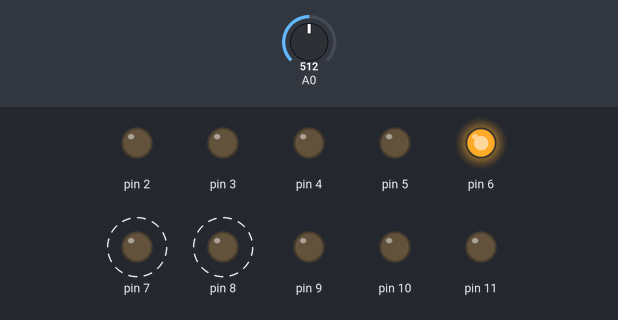
This sketch was run on a simulated Arduino Uno, built with avr-gcc and run on an emulated ATmega328P. Shown: output pins drawn as LEDs (lit = HIGH). Dashed ring = blinking. Inputs (shaded band) come from the test bench; at power-on: A0 = 512.

Above: at 1.2 s.
1.3 s: A0 set to 494
At 4.13 s:
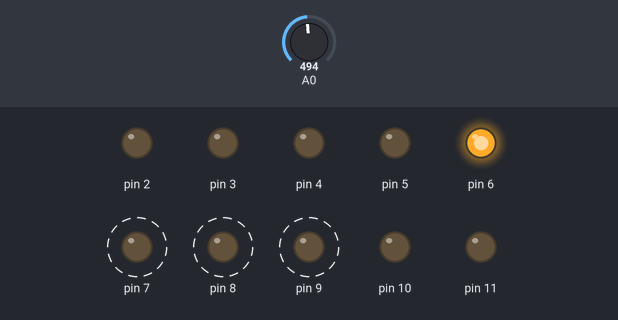
4.3 s: A0 set to 0
At 5.5 s:
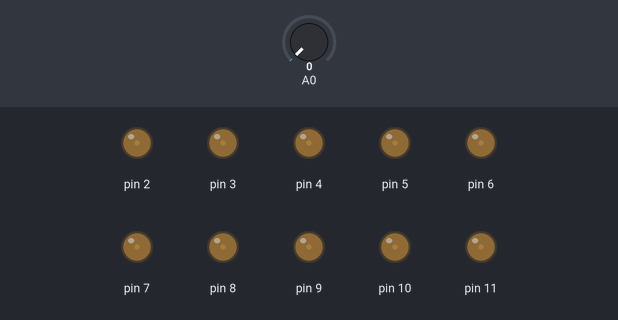
6.0 s: A0 set to 122
At 6.7 s:
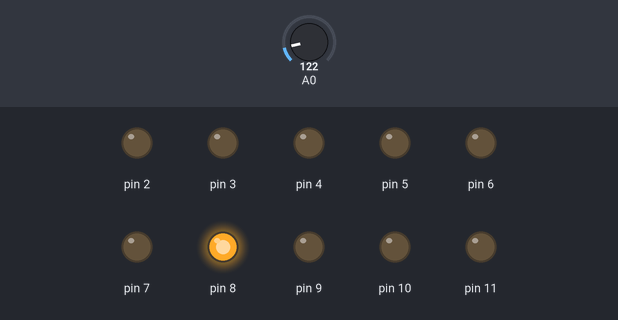
9.0 s: A0 set to 716
At 9.23 s:
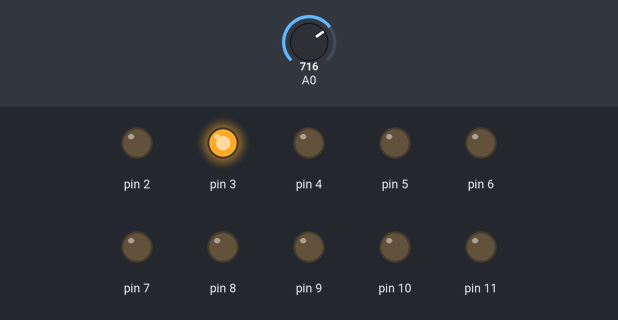
12.0 s: A0 set to 762
15.0 s: A0 set to 790
Timing chart, 0 to 19.0 s (numbered marks = the images above; inputs shaded):
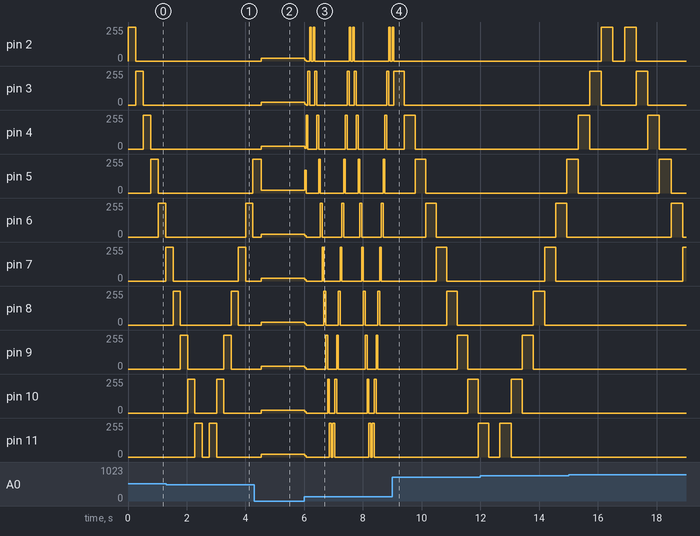

The sketch:

led_bien_tro.ino
```cpp
void setup() {
  Serial.begin(9600);
  // put your setup code here, to run once:
  for (int i=2; i<=11; i++)
  {
    pinMode(i, OUTPUT);
  }
}

void loop() {
  // cau 5
  traiSangPhaiBienTro();
}

void traiSangPhai() {
  for (int i = 2; i <=11; i++) {
    if (i > 2)
      digitalWrite(i - 1, LOW);

    digitalWrite(i, HIGH);
    delay(500);
    if (i == 11)
      digitalWrite(11, LOW);
  }

  delay(300);

  for (int i = 11; i >=2; i--) {
    if (i < 11)
      digitalWrite(i + 1, LOW);

    digitalWrite(i, HIGH);
    delay(500);
    if (i == 2)
      digitalWrite(2, LOW);
  }

  delay(300);
}

void haiBenVaoTrong() {
    int j = 9;
    for (int i = 2; i <= 6; i++) {
      if (i > 2) {
        digitalWrite((i - 1), LOW);
        digitalWrite((i + j + 1), LOW);
      }

      digitalWrite(i, HIGH);
      digitalWrite((i + j), HIGH);
      delay(500);
      if (i == 6) {
        digitalWrite(i, LOW);
        digitalWrite((i + j), LOW);
      }
      j -= 2;
    }

    delay(400);
    int k = 1;

    for (int i = 6; i >=2 ; i--) {
      if (i < 6) {
        digitalWrite((i + 1), LOW);
        digitalWrite((i + k - 1), LOW);
      }

      digitalWrite(i, HIGH);
      digitalWrite((i + k), HIGH);
      delay(500);
      if (i == 2) {
        digitalWrite(i, LOW);
        digitalWrite((i + k), LOW);
      }
      k += 2;
    }
    delay(500);
}

void chanLe() {
  for (int i = 3; i <= 11; i += 2) {
    if (i > 3)  {
      digitalWrite(i - 2, LOW);
    }
    digitalWrite(i, HIGH);
    delay(500);
    if (i == 11)
      digitalWrite(i, LOW);
  }

  delay(300);

  for (int i = 2; i <= 10; i += 2) {
    if (i > 1)  {
      digitalWrite(i - 2, LOW);
    }
    digitalWrite(i, HIGH);
    delay(500);
    if (i == 10)
      digitalWrite(i, LOW);
  }

  delay(300);
}

void traiSangPhaiBienTro() {
  int st;
  st = analogRead(0);
  int st1 = st/2;
  for (int i = 2; i <=11; i++) {

    if (i > 2)
      digitalWrite(i - 1, LOW);

    digitalWrite(i, HIGH);
    st = analogRead(0);
    st1 = st/2;
    delay(st1);
    if (i == 11)
      digitalWrite(11, LOW);
  }

  st = analogRead(0);
  st1 = st/2;
  delay(st1);

  for (int i = 11; i >=2; i--) {
    if (i < 11)
      digitalWrite(i + 1, LOW);

    digitalWrite(i, HIGH);
    st = analogRead(0);
    st1 = st/2;
    delay(st1);
    if (i == 2)
      digitalWrite(2, LOW);
  }

  st = analogRead(0);
  st1 = st/2;
  delay(st1);
}

void bienTro() {
  int st;
  st = analogRead(0);
  int st1 = st/4;
  analogWrite(3, st1);
  analogWrite(5, st1);
  analogWrite(6, st1);
  analogWrite(9, st1);
  analogWrite(10, st1);
}
```

Measured:
- the behaviour switches between 504 and 503 on A0 (found by bisection; images 0 and 1)
- after the input at 1.3 s, pin 5: 0/255 → 255/255 after 3.0 s; pin 6: 0/255 → 255/255 after 2.7 s instead of 2.8 s
- after the input at 4.3 s, pin 5: 255/255 → 21/255 after 0.25 s; pin 6–11: 0/255 → 22/255 after 0.25 s
- after the input at 6.0 s, pin 4: 22/255 → 7/255 at once, then repeats every 1.3 s: 255/255 0.06 s, 0/255 0.31 s, 255/255 0.06 s, 0/255 0.92 s; pin 5: 21/255 → 169/255 at once, then repeats every 1.3 s: 0/255 0.42 s, 255/255 0.06 s, 0/255 0.79 s, 255/255 0.06 s
- after the input at 9.0 s, pin 2: goes on until 9.1 s, then stays 0/255
- by itself, pin 3: alternates 255/255 for 0.40 s and 0/255 for 1.2 s
- by itself, pin 8: alternates 255/255 for 0.25 s and 0/255 for 1.7 s
- by itself, pin 9: alternates 255/255 for 0.25 s and 0/255 for 1.2 s
